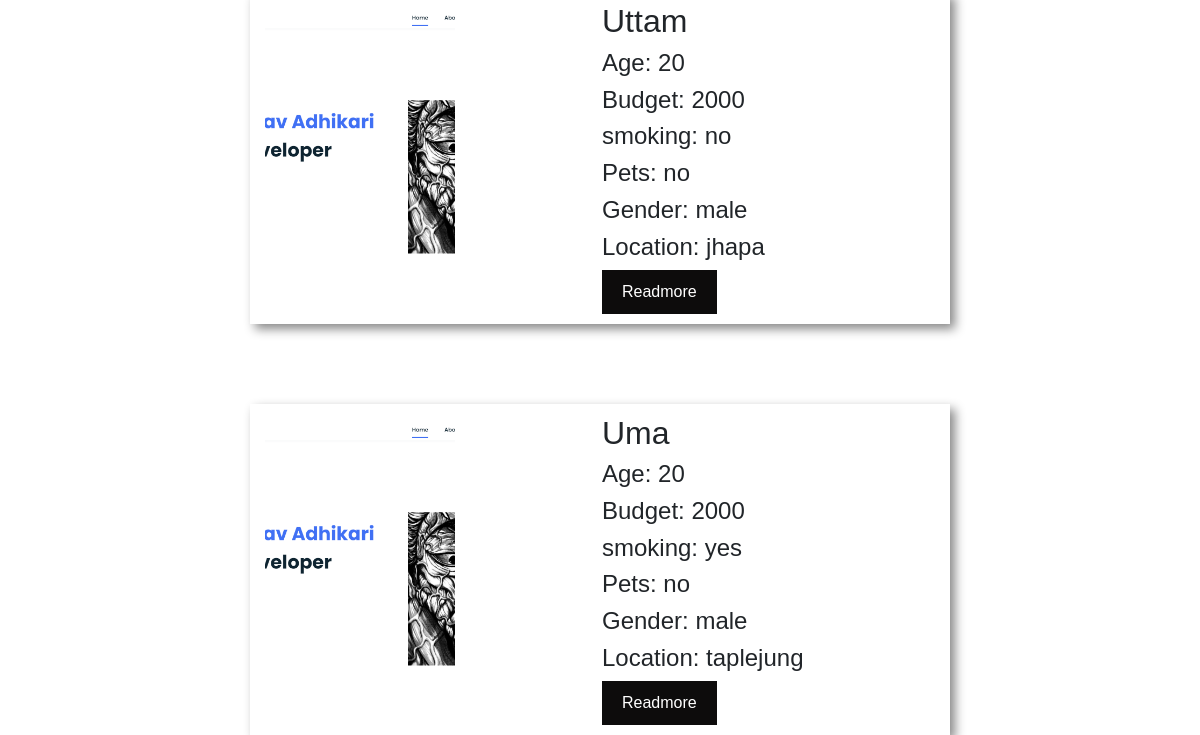
The app's page /dash/ (lower part), older data.
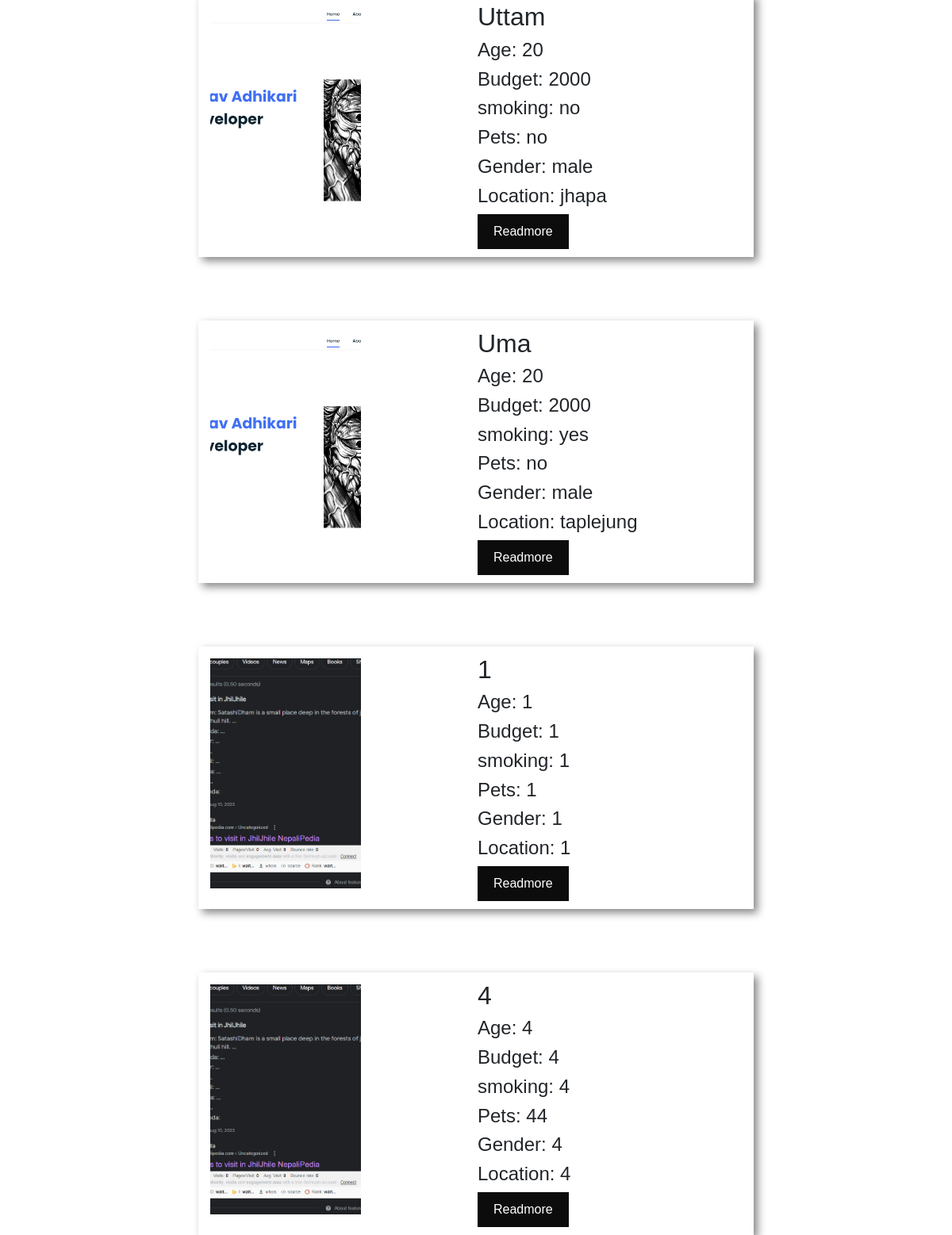
The same page, newer data.
### mysite/models.py (models this page shows)
class Profile (models.Model):
    image = models.ImageField(default='default_image.jpg',upload_to="image")
    full_name = models.CharField("full_name", max_length=30)
    gender = models.CharField("gender",max_length=50)
    age = models.IntegerField("age")
    phone = models.IntegerField("phone")
    currentL = models.CharField("clocation",max_length=50)
    occupation = models.CharField("occupation", max_length=50)
    smoking = models.CharField("smoking",max_length=50)
    pets = models.CharField("pets", max_length=50)
    budget= models.IntegerField("budget")
    social = models.CharField("social",max_length=50)
    description =models.CharField("description",default='',max_length=70)

### mysite/views.py (the view)
# urls.py: path('dash/', views.dash, name='dash'),
def dash(request):
    objs = Profile.objects.all()
    return render(request, 'main/dash.html',{"objs":objs})

### templates/main/dash.html (shortened to what this page needs)
{% include '../base/base.html' %}
{%load static%}
{%block css%}
<link rel="stylesheet" href="{%static 'css/dash.css'%}">
{%endblock%}
 {% block navbar %}
  {% include 'main/user_nav.html' %}
 {% endblock navbar %}
{%block content%}
    {%for obj in objs%}
        <div class="container">
            <div class="box">
                <div class="heading">
                    <h2>{{obj.full_name}}</h2>
                    <h4>Age: {{obj.age}}</h4>
                    <h4>Budget: {{obj.budget}}</h4>
                    <h4>smoking: {{obj.smoking}}</h4>
                    <h4>Pets: {{obj.pets}}</h4>
                     <h4>Gender: {{obj.gender}}</h4>
                     <h4>Location: {{obj.currentL}}</h4>
                </div>
            <img src="{{obj.image.url}}" alt="" height="200" width="200">
                <div class="text">
                    <a href="" class="read-more" id="readMoreLink">Readmore</a>
                </div>
            </div>
        </div>
    {%endfor%}
{%endblock%}

Row changes from the older to the newer data that the page shows:
added Profile: full_name "1", age "1", budget "1", smoking "1", pets "1", gender "1", currentL "1", image (picture)
added Profile: full_name "4", age "4", budget "4", smoking "4", pets "44", gender "4", currentL "4", image (picture)
